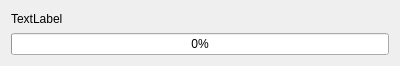
<?xml version="1.0" encoding="UTF-8"?>
<ui version="4.0">
 <class>DLProgress</class>
 <widget class="QWidget" name="DLProgress">
  <property name="geometry">
   <rect>
    <x>0</x>
    <y>0</y>
    <width>400</width>
    <height>66</height>
   </rect>
  </property>
  <property name="windowTitle">
   <string>Download Progress</string>
  </property>
  <layout class="QVBoxLayout" name="verticalLayout">
   <item>
    <widget class="QLabel" name="InfoLabel">
     <property name="text">
      <string>TextLabel</string>
     </property>
    </widget>
   </item>
   <item>
    <widget class="QProgressBar" name="ProgressBar">
     <property name="value">
      <number>0</number>
     </property>
    </widget>
   </item>
  </layout>
 </widget>
 <resources/>
 <connections/>
</ui>
